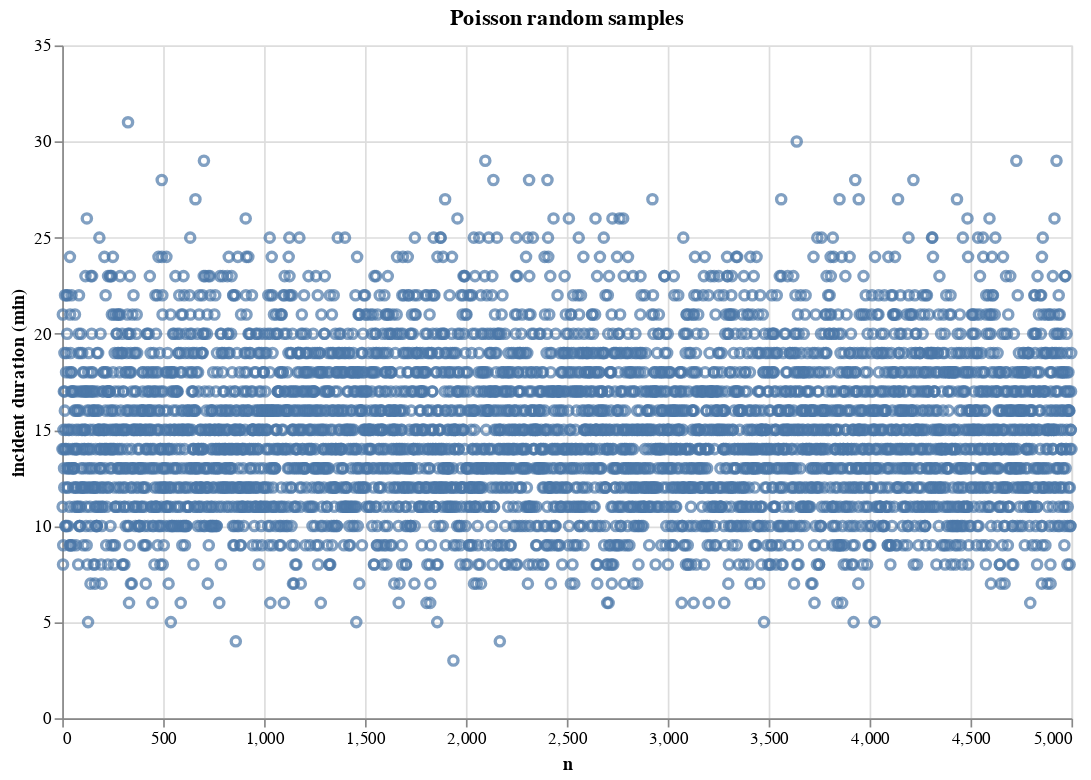
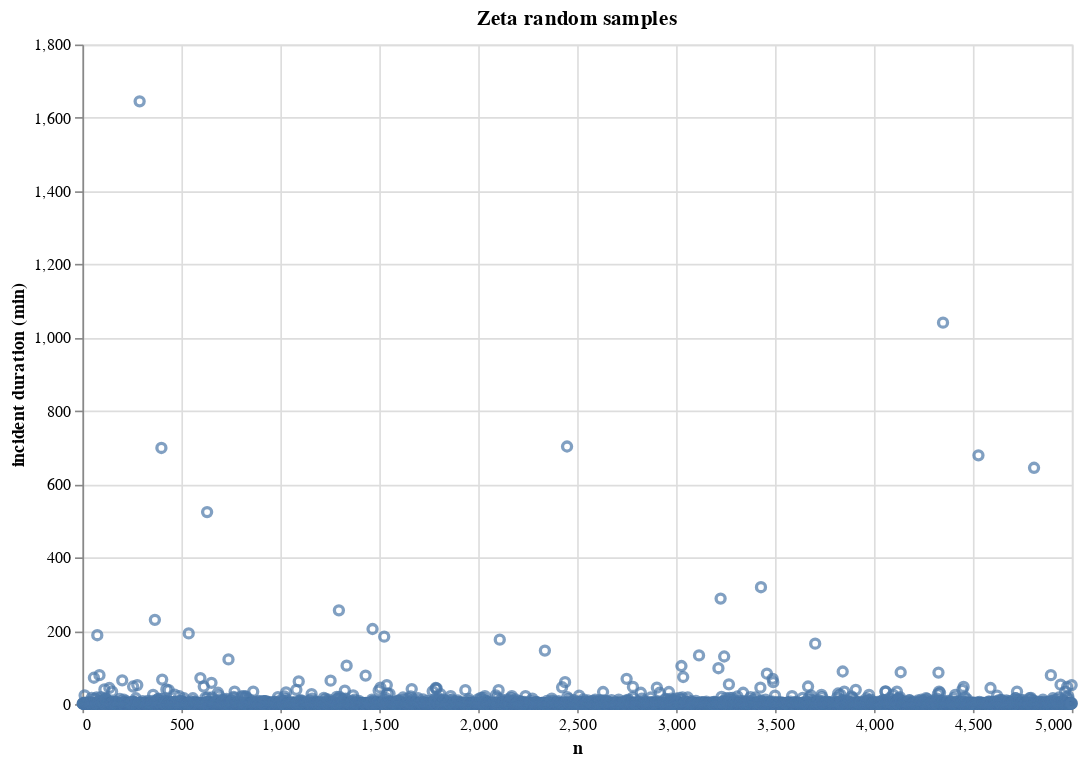

Notebook source saved alongside these figures, in order:
### Code cell
# Plot both random variables on a scatter plot

alt.Chart(df_rvs).mark_point().encode(
    x=alt.X('n'),
    y=alt.Y('poisson', title='incident duration (min)')
).properties(title='Poisson random samples', width=600, height=400).display()

alt.Chart(df_rvs).mark_point().encode(
    x=alt.X('n'),
    y=alt.Y('zeta', title='incident duration (min)')
).properties(title='Zeta random samples', width=600, height=400).display()

### Figure 1 — Vega-Lite specification as saved in the notebook (floating-point values rounded to 4 significant figures; data arrays with more than 128 entries replaced by an {"elided": "..."} marker saying what was removed)
{"config": {"view": {"continuousWidth": 300, "continuousHeight": 300}}, "data": {"name": "data-a6ecf1fac9caedb9b17c1df1003a93b8"}, "mark": {"type": "point"}, "encoding": {"x": {"field": "n", "type": "quantitative"}, "y": {"field": "poisson", "title": "incident duration (min)", "type": "quantitative"}}, "height": 400, "title": "Poisson random samples", "width": 600, "$schema": "https://vega.github.io/schema/vega-lite/v5.20.1.json", "datasets": {"data-a6ecf1fac9caedb9b17c1df1003a93b8": {"elided": "5000 records"}}}

### Figure 2 — Vega-Lite specification as saved in the notebook (floating-point values rounded to 4 significant figures; data arrays with more than 128 entries replaced by an {"elided": "..."} marker saying what was removed)
{"config": {"view": {"continuousWidth": 300, "continuousHeight": 300}}, "data": {"name": "data-a6ecf1fac9caedb9b17c1df1003a93b8"}, "mark": {"type": "point"}, "encoding": {"x": {"field": "n", "type": "quantitative"}, "y": {"field": "zeta", "title": "incident duration (min)", "type": "quantitative"}}, "height": 400, "title": "Zeta random samples", "width": 600, "$schema": "https://vega.github.io/schema/vega-lite/v5.20.1.json", "datasets": {"data-a6ecf1fac9caedb9b17c1df1003a93b8": {"elided": "5000 records"}}}
